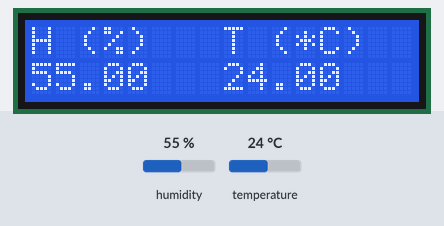
A sketch run on a simulated Arduino Uno, built with avr-gcc and run on an emulated ATmega328P. Parts: 16×2 character LCD. Inputs (shaded band) come from the test bench; at power-on: humidity 55 %, temperature 24 °C.

Above: at 1.2 s.
1.3 s: humidity set to 22 %
At 2.7 s:
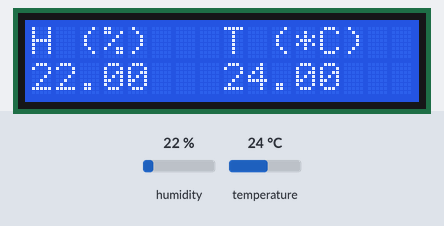
4.0 s: temperature set to 12 °C
At 4.7 s:
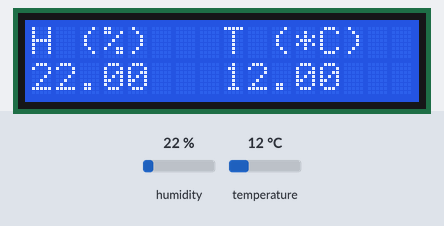
6.7 s: humidity set to 40 %
At 8.8 s:
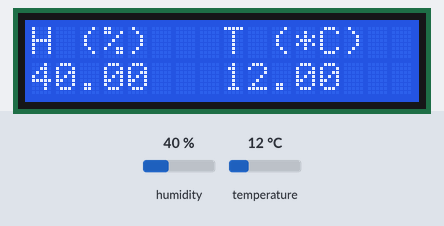
9.7 s: temperature set to 19 °C
At 10.8 s:
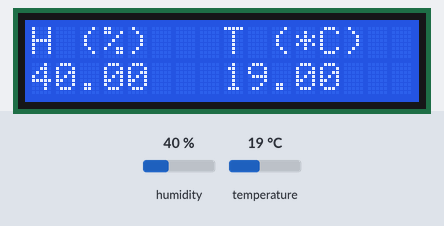
Timing chart, 0 to 12.7 s (numbered marks = the images above; inputs shaded):
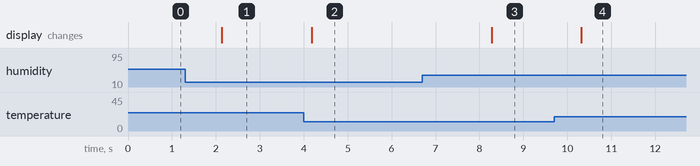

Measured:
- after the input at 1.3 s, the display: changes after 0.84 s (image 1)
- after the input at 4.0 s, the display: changes after 0.18 s (image 2)
- after the input at 6.7 s, the display: changes after 1.6 s (image 3)
- after the input at 9.7 s, the display: changes after 0.62 s (image 4)

The sketch:

E3_T2.ino
```cpp
/*
Exercise 3: The Weather
Task: Repeat the previous task but display the temperature and humidity on the LCD display.

DHT instructions & code example: https://randomnerdtutorials.com/complete-guide-for-dht11dht22-humidity-and-temperature-sensor-with-arduino/

LCD instructions & code example from the lab instruction.
*/

#include <DHT.h>
#include<LiquidCrystal.h>

LiquidCrystal lcd(7, 8, 9, 10, 11, 12);

#define DHTPIN 2
#define DHTTYPE DHT11

DHT dht(DHTPIN, DHTTYPE);

void setup() {
    Serial.begin(9600);
    dht.begin();
    lcd.begin(16, 2); // Set up the LCD's number of columns and rows

    // write the humidity and temperature labels
    lcd.setCursor(0,0);
    lcd.print("H (%)");

    lcd.setCursor(8,0);
    lcd.print("T (*C)");
}

void loop() {
    float h = dht.readHumidity();
    float t = dht.readTemperature(); // Celsius

    // Check if any reads failed and exit early (to try again).
    if (isnan(h) || isnan(t)) {
        Serial.println("Failed to read from DHT sensor!");
        return;
    }

    // Print out the humidity and temperature values on the screen
    lcd.setCursor(0, 1);
    lcd.print(h);

    lcd.setCursor(8, 1);
    lcd.print(t);

    delay(200);
}
```
